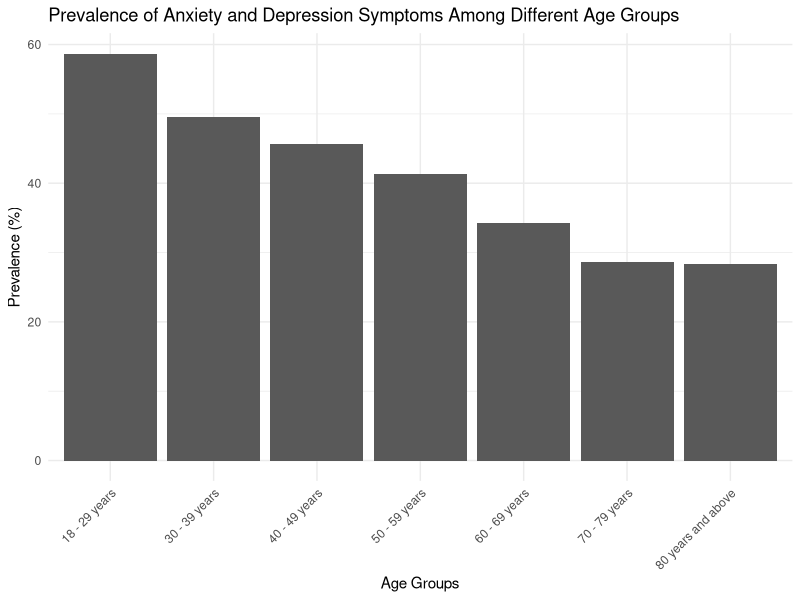
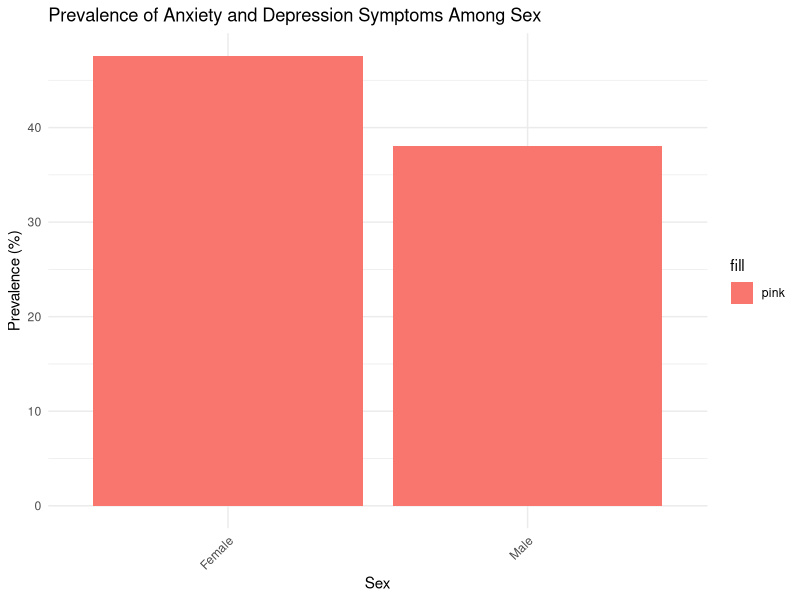
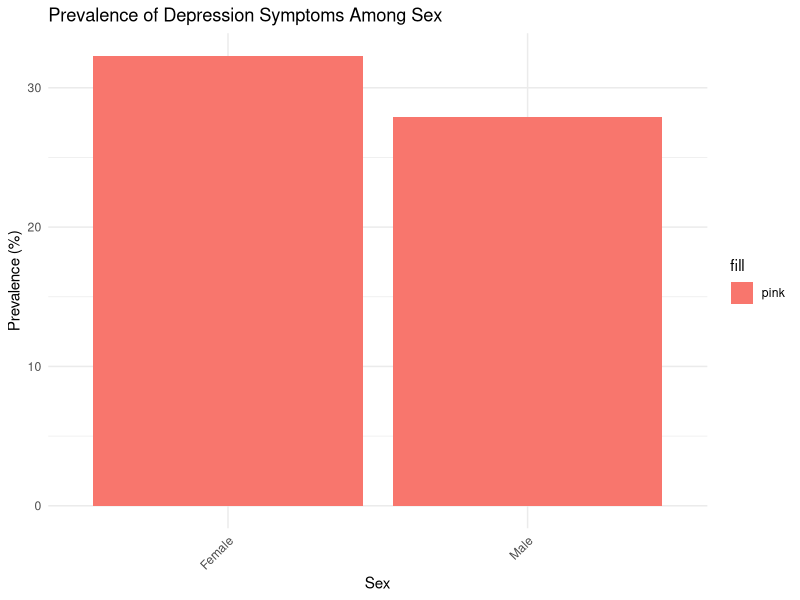
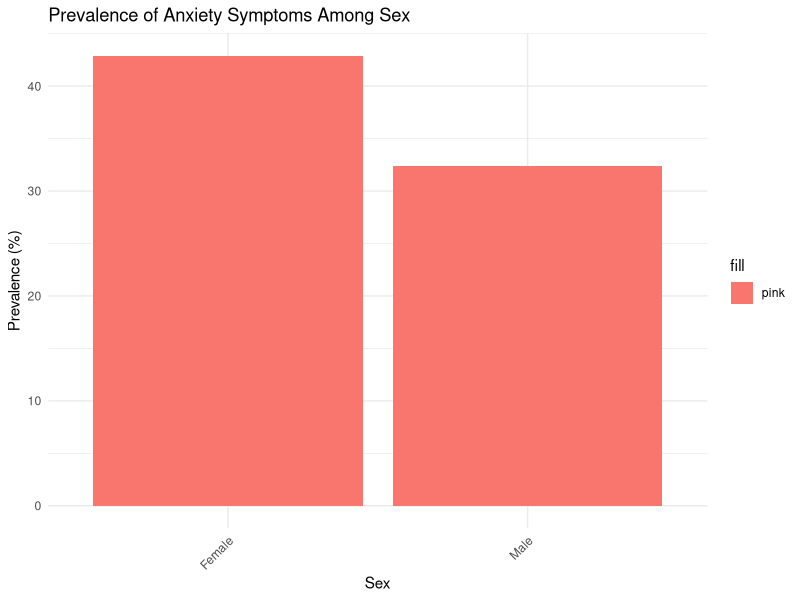
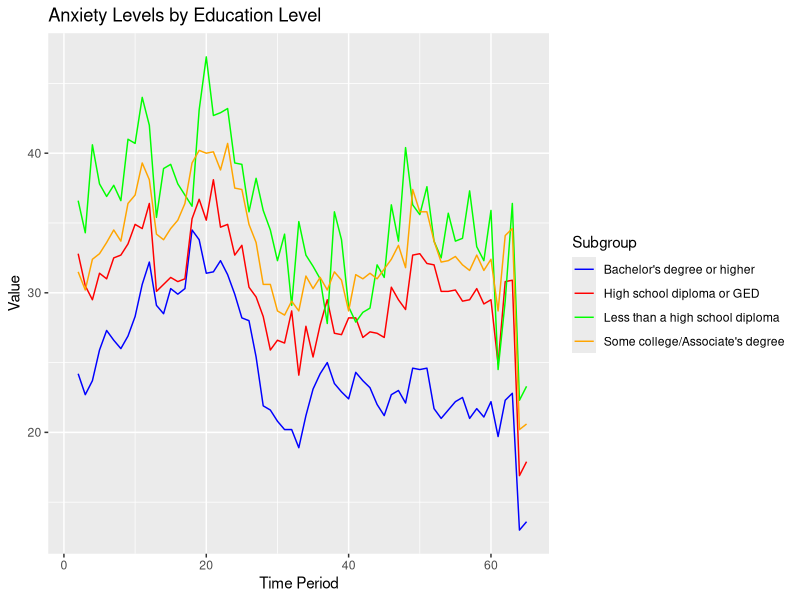

Recreate these plots in R, in order.
## ---- chunk 1
knitr::opts_chunk$set(echo = TRUE)
## ---- chunk 2
library(readr)
anxiety_depression <- read_csv("Indicators_of_Anxiety_or_Depression_Based_on_Reported_Frequency_of_Symptoms_During_Last_7_Days.csv")
View(anxiety_depression)

## ---- chunk 3
# deleting unneeded columns
library(tidyverse)
col_delete <- c("Time Period Label", "Confidence Interval", "Quartile Range")

anxiety_depression <- anxiety_depression %>% 
  select(-one_of(col_delete))


#seperating the data by indicator
# Filter data for depressive disorder
depressive_data <- anxiety_depression %>%
  filter(Indicator == "Symptoms of Depressive Disorder")

# Filter data for anxiety disorder
anxiety_data <- anxiety_depression %>%
  filter(Indicator == "Symptoms of Anxiety Disorder")

# Filter data for depressive and anxiety disorder
depressive_anxiety_data <- anxiety_depression %>%
  filter(Indicator == "Symptoms of Anxiety Disorder or Depressive Disorder")

## ---- chunk 4
# Load the required library
library(tidyverse)

by_ages <- depressive_anxiety_data %>%  
  filter(Group == "By Age")


ggplot(data = by_ages, aes(x = Subgroup, y = Value)) +
  geom_bar(stat = "identity", position = "dodge") + 
  labs(title = "Prevalence of Anxiety and Depression Symptoms Among Different Age Groups",
       x = "Age Groups",
       y = "Prevalence (%)") +
  theme_minimal() +
  theme(axis.text.x = element_text(angle = 45, hjust = 1))
## ---- chunk 5
library(tidyverse)
#Depressive_anxiety_data
by_sex <- depressive_anxiety_data %>%  
  filter(Group == "By Sex")

ggplot(data = by_sex, aes(x = Subgroup, y = Value, fill = "pink")) +
  geom_bar(stat = "identity", position = "dodge") + 
  labs(title = "Prevalence of Anxiety and Depression Symptoms Among Sex",
       x = "Sex",
       y = "Prevalence (%)") +
  theme_minimal() +
  theme(axis.text.x = element_text(angle = 45, hjust = 1))

#Depressive data
by_sex <- depressive_data %>%  
  filter(Group == "By Sex")

ggplot(data = by_sex, aes(x = Subgroup, y = Value, fill = "pink")) +
  geom_bar(stat = "identity", position = "dodge") + 
  labs(title = "Prevalence of Depression Symptoms Among Sex",
       x = "Sex",
       y = "Prevalence (%)") +
  theme_minimal() +
  theme(axis.text.x = element_text(angle = 45, hjust = 1))

#Anxiety data
by_sex <- anxiety_data %>%   
  filter(Group == "By Sex")

ggplot(data = by_sex, aes(x = Subgroup, y = Value, fill = "pink")) +
  geom_bar(stat = "identity", position = "dodge") +  
  labs(title = "Prevalence of Anxiety Symptoms Among Sex",
       x = "Sex",
       y = "Prevalence (%)") +
  theme_minimal() +
  theme(axis.text.x = element_text(angle = 45, hjust = 1))

## ---- chunk 6
library(dplyr)

# Filter the dataset to include only entries where Group is "By Education"
anxiety_data_education <- anxiety_data %>% 
  filter(Group == "By Education")

library(ggplot2)

# Plotting the line chart
ggplot(anxiety_data_education, aes(x = `Time Period`, y = Value, color = Subgroup)) +
  geom_line() +
  labs(x = "Time Period", y = "Value") +
  ggtitle("Anxiety Levels by Education Level") +
  scale_color_manual(values = c("blue", "red", "green", "orange")) # Customizing line colors
